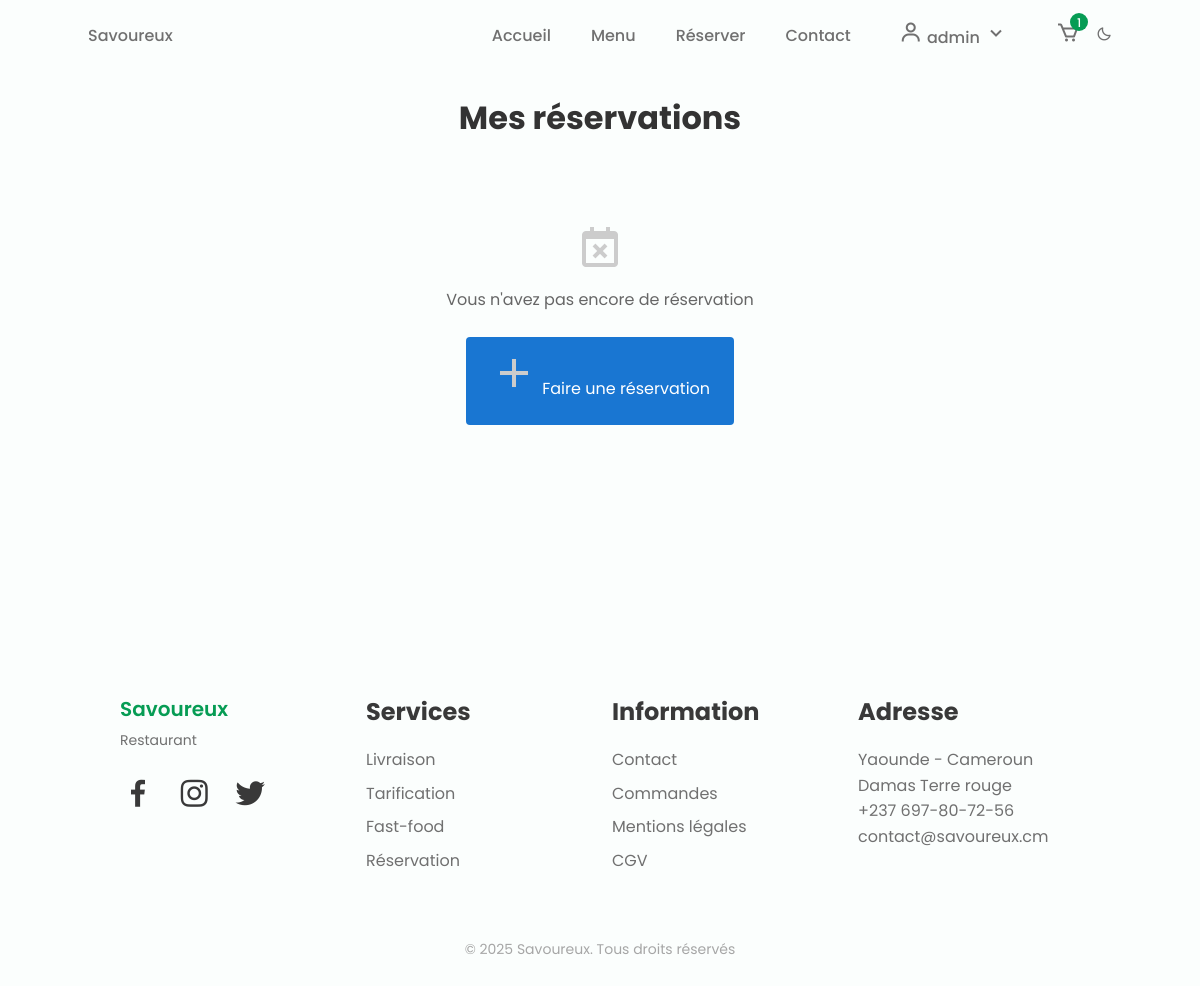
The app's page /my-reservations/ (signed in), older data.
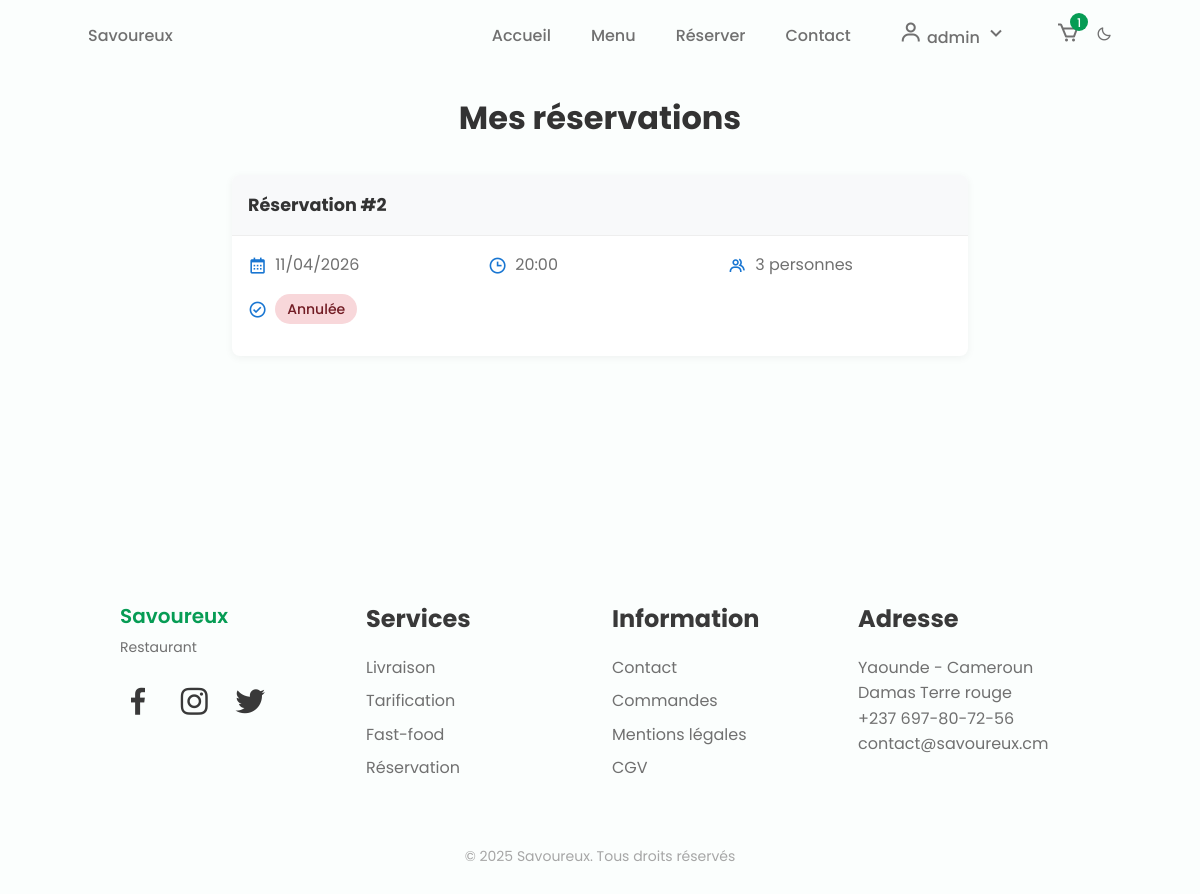
The same page, newer data.
### ecomm/models.py (models this page shows, shortened)
class Cart(models.Model):
    user = models.OneToOneField(User, on_delete=models.CASCADE)
    created_at = models.DateTimeField(auto_now_add=True)
    updated_at = models.DateTimeField(auto_now=True)
    def get_total_items(self):
        return self.cartitem_set.aggregate(total_items=models.Sum('quantity'))['total_items'] or 0

class Reservation(models.Model):
    STATUS_CHOICES = [
        ('pending', 'En attente'),
        ('confirmed', 'Confirmée'),
        ('cancelled', 'Annulée'),
    ]
    user = models.ForeignKey(User, on_delete=models.CASCADE)
    date = models.DateField()
    time = models.TimeField()
    number_of_guests = models.PositiveIntegerField()
    status = models.CharField(max_length=20, choices=STATUS_CHOICES, default='pending')
    special_requests = models.TextField(blank=True)
    phone_number = models.CharField(max_length=20)
    created_at = models.DateTimeField(auto_now_add=True)

### ecomm/views.py (the view)
# urls.py: path('my-reservations/', views.my_reservations, name='my_reservations'),
@login_required
def my_reservations(request):
    reservations = Reservation.objects.filter(user=request.user).order_by('-date')
    return render(request, 'my_reservations.html', {'reservations': reservations})

### ecomm/templates/my_reservations.html (shortened to what this page needs)
{% extends 'base.html' %}
{% load static %}
{% block content %}
<div class="reservations-container">
    <h1 class="page-title">Mes réservations</h1>
    {% if reservations %}
        {% for reservation in reservations %}
        <div class="reservation-card">
            <div class="reservation-header">
                <h3>Réservation #{{ reservation.id }}</h3>
            </div>
            <div class="reservation-body">
                <div class="reservation-info">
                    <div class="info-item">
                        <i class='bx bx-calendar'></i>
                        <span>{{ reservation.date|date:"d/m/Y" }}</span>
                    </div>
                    <div class="info-item">
                        <i class='bx bx-time'></i>
                        <span>{{ reservation.time|time:"H:i" }}</span>
                    </div>
                    <div class="info-item">
                        <i class='bx bx-group'></i>
                        <span>{{ reservation.number_of_guests }} personne{{ reservation.number_of_guests|pluralize:"s" }}</span>
                    </div>
                    <div class="info-item">
                        <i class='bx bx-check-circle'></i>
                        <span class="status-badge status-{{ reservation.status }}">
                            {{ reservation.get_status_display }}
                        </span>
                    </div>
                </div>
            </div>
        </div>
        {% endfor %}
    {% else %}
        <div class="empty-state">
            <i class='bx bx-calendar-x'></i>
            <p>Vous n'avez pas encore de réservation</p>
            <a href="{% url 'make_reservation' %}" class="btn-new-reservation">
                <i class='bx bx-plus'></i>
                Faire une réservation
            </a>
        </div>
    {% endif %}
</div>
{% endblock %}

### ecomm/templates/base.html (shortened to what this page needs)
{% load static %}
<!DOCTYPE html>
<html lang="fr">
<head>
    <link href='https://cdn.jsdelivr.net/npm/boxicons@2.0.5/css/boxicons.min.css' rel='stylesheet'>
    <link rel="stylesheet" href="{% static 'css/styles.css' %}">
</head>
<body>
    <header class="l-header" id="header">
        <nav class="nav bd-container">
            <a href="{% url 'index' %}" class="nav__logo">Savoureux</a>
            <div class="nav__menu" id="nav-menu">
                <ul class="nav__list">
                    <li class="nav__item"><a href="{% url 'index' %}" class="nav__link {% if request.resolver_match.url_name == 'index' %}active{% endif %}">Accueil</a></li>
                    <li class="nav__item"><a href="{% url 'menu' %}" class="nav__link {% if request.resolver_match.url_name == 'menu' %}active{% endif %}">Menu</a></li>
                    <li class="nav__item"><a href="{% url 'make_reservation' %}" class="nav__link {% if request.resolver_match.url_name == 'make_reservation' %}active{% endif %}">Réserver</a></li>
                    <li class="nav__item"><a href="{% url 'contact' %}" class="nav__link {% if request.resolver_match.url_name == 'contact' %}active{% endif %}">Contact</a></li>
                    {% if user.is_authenticated %}
                        <li class="nav__item user-dropdown">
                            <a href="#" class="nav__link user-dropdown-toggle">
                                <i class='bx bx-user'></i>
                                {{ user.username }}
                                <i class='bx bx-chevron-down'></i>
                            </a>
                        </li>
                        <li class="nav__item">
                            <a href="{% url 'panier' %}" class="nav__link nav__cart">
                                <i class='bx bx-cart'></i>
                                <span class="cart-count">{{ request.user.cart.get_total_items }}</span>
                            </a>
                        </li>
                    {% else %}
                        <li class="nav__item"><a href="{% url 'login' %}" class="nav__link">Connexion</a></li>
                        <li class="nav__item"><a href="{% url 'register' %}" class="nav__link">Inscription</a></li>
                    {% endif %}
                    <li><i class='bx bx-moon change-theme' id="theme-button"></i></li>
                </ul>
            </div>
        </nav>
    </header>
    <main class="l-main">
        {% block content %}
        {% endblock %}
    </main>
    <footer class="footer section bd-container">
        <div class="footer__container bd-grid">
            <div class="footer__content">
                <a href="#" class="footer__logo">Savoureux</a>
                <span class="footer__description">Restaurant</span>
                <div>
                    <a href="#" class="footer__social"><i class='bx bxl-facebook'></i></a>
                    <a href="#" class="footer__social"><i class='bx bxl-instagram'></i></a>
                    <a href="#" class="footer__social"><i class='bx bxl-twitter'></i></a>
                </div>
            </div>
            <div class="footer__content">
                <h3 class="footer__title">Services</h3>
                <ul>
                    <li><a href="#" class="footer__link">Livraison</a></li>
                    <li><a href="#" class="footer__link">Tarification</a></li>
                    <li><a href="#" class="footer__link">Fast-food</a></li>
                    <li><a href="#" class="footer__link">Réservation</a></li>
                </ul>
            </div>
            <div class="footer__content">
                <h3 class="footer__title">Information</h3>
                <ul>
                    <li><a href="{% url 'contact' %}" class="footer__link">Contact</a></li>
                    <li><a href="{% url 'my_orders' %}" class="footer__link">Commandes</a></li>
                    <li><a href="#" class="footer__link">Mentions légales</a></li>
                    <li><a href="#" class="footer__link">CGV</a></li>
                </ul>
            </div>
            <div class="footer__content">
                <h3 class="footer__title">Adresse</h3>
                <ul>
                    <li>Yaounde  - Cameroun</li>
                    <li>Damas Terre rouge</li>
                    <li>+237 697-80-72-56</li>
                    <li>contact@savoureux.cm</li>
                </ul>
            </div>
        </div>
        <p class="footer__copy">&#169; 2025 Savoureux. Tous droits réservés</p>
    </footer>
</body>
</html>

### ecomm/static/css/styles.css (style rules this page uses)
:root { --header-height: 3rem; --first-color: #069C54; --first-color-alt: #048654; --title-color: #393939; --text-color: #707070; --text-color-light: #A6A6A6; --body-color: #FBFEFD; --container-color: #FFFFFF; --body-font: 'Poppins', sans-serif; --biggest-font-size: 2.25rem; --h1-font-size: 1.5rem; --h2-font-size: 1.25rem; --h3-font-size: 1rem; --normal-font-size: .938rem; --small-font-size: .813rem; --smaller-font-size: .75rem; --font-medium: 500; --font-semi-bold: 600; --mb-1: .5rem; --mb-2: 1rem; --mb-3: 1.5rem; --mb-4: 2rem; --mb-5: 2.5rem; --mb-6: 3rem; --z-tooltip: 10; --z-fixed: 100; }
@media screen and (min-width: 768px) { :root { --biggest-font-size: 4rem; --h1-font-size: 2.25rem; --h2-font-size: 1.5rem; --h3-font-size: 1.25rem; --normal-font-size: 1rem; --small-font-size: .875rem; --smaller-font-size: .813rem; } }
*,::before,::after { box-sizing: border-box; }
html { scroll-behavior: smooth; }
.bx { font-size: 1.5em; }
.change-theme { position: absolute; right: 1rem; top: 1.8rem; color: var(--text-color); font-size: 1rem; cursor: pointer; }
body { margin: var(--header-height) 0 0 0; font-family: var(--body-font); font-size: var(--normal-font-size); background-color: var(--body-color); color: var(--text-color); line-height: 1.6; }
h1,h2,h3,p,ul { margin: 0; }
ul { padding: 0; list-style: none; }
a { text-decoration: none; }
.section { padding: 4rem 0 2rem; }
.bd-container { max-width: 960px; width: calc(100% - 2rem); margin-left: var(--mb-2); margin-right: var(--mb-2); }
.bd-grid { display: grid; gap: 1.5rem; }
.l-header { width: 100%; position: fixed; top: 0; left: 0; z-index: var(--z-fixed); background-color: var(--body-color); }
.nav { max-width: 1024px; height: var(--header-height); display: flex; justify-content: space-between; align-items: center; }
.nav__item { margin-bottom: var(--mb-2); }
.nav__link, .nav__logo, .nav__toggle { color: var(--text-color); font-weight: var(--font-medium); }
.nav__link { transition: .3s; }
.footer__container { grid-template-columns: repeat(auto-fit, minmax(220px, 1fr)); row-gap: 2rem; }
.footer__logo { font-size: var(--h3-font-size); color: var(--first-color); font-weight: var(--font-semi-bold); }
.footer__description { display: block; font-size: var(--small-font-size); margin: .25rem 0 var(--mb-3); }
.footer__social { font-size: 1.5rem; color: var(--title-color); margin-right: var(--mb-2); }
.footer__title { font-size: var(--h2-font-size); color: var(--title-color); margin-bottom: var(--mb-2); }
.footer__link { display: inline-block; color: var(--text-color); margin-bottom: var(--mb-1); }
.footer__copy { text-align: center; font-size: var(--small-font-size); color: var(--text-color-light); margin-top: 3.5rem; }
@media screen and (min-width: 768px) { body { margin: 0; } }
@media screen and (min-width: 768px) { .section { padding-top: 8rem; } }
@media screen and (min-width: 768px) { .nav { height: calc(var(--header-height) + 1.5rem); } }
@media screen and (min-width: 768px) { .nav__list { display: flex; align-items: center; } }
@media screen and (min-width: 768px) { .nav__item { margin-left: var(--mb-5); margin-bottom: 0; } }
@media screen and (min-width: 768px) { .change-theme { position: initial; margin-left: var(--mb-2); } }
@media screen and (min-width: 960px) { .bd-container { margin-left: auto; margin-right: auto; } }

### ecomm/templates/base.html (style rules this page uses)
.user-dropdown { position: relative; display: inline-block; }
.user-dropdown-toggle { cursor: pointer; padding: 0.5rem; border-radius: 0.5rem; transition: all 0.3s ease; }
.nav__cart { position: relative; display: inline-flex; align-items: center; }
.cart-count { position: absolute; top: -8px; right: -8px; background-color: var(--first-color); color: var(--body-color); font-size: 0.75rem; padding: 2px 6px; border-radius: 50%; min-width: 18px; height: 18px; display: flex; align-items: center; justify-content: center; }

Row changes from the older to the newer data that the page shows:
added Reservation: id "2", date "11/04/2026", time "20:00", number_of_guests "3", status "Annulée"
Text that changed along with them:
text no longer shown: "Vous n'avez pas encore de réservation Faire une réservation"
